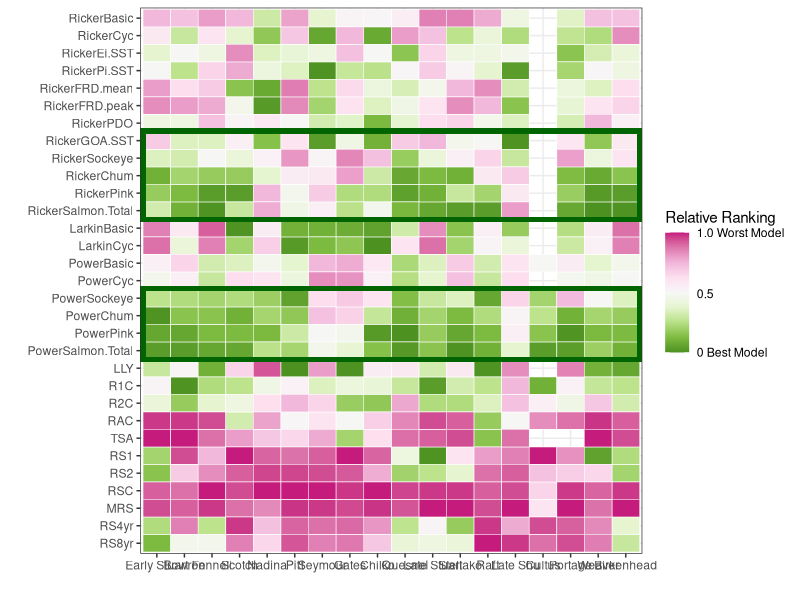

Write the R code that produced this figure. (Note: this script raises an error after producing the figure.)
## This program is used to create Ranking tables##
## and output to retro_all.csv
## questions about this code contract Yi Xu, yi.xu2@dfo-mpo.gc.ca
rm(list=ls())

library(tidyverse)
#setwd("C:/DFO-MPO/Work/Sockeye_paper/code")
#retro <-read_csv(here::here("data","retro_all_newmodels.csv"),show_col_types = FALSE)
retro <-read_csv("../data/retro_all_newmodels.csv",show_col_types = FALSE)
my_error <- function(obs,est,dev.type="all"){ #adpated from Gottfried code retro.pm.fun
  
  devs <- est-obs
  dev.logs <- log(est) - log(obs)
  n.devs <- sum(!is.na(devs)) 
  
  mre <- sum(devs,na.rm=TRUE)/n.devs ; mre.log <- sum(dev.logs,na.rm=TRUE)/n.devs
  mae <- sum(abs(devs),na.rm=TRUE)/n.devs ; mae.log <- sum(abs(dev.logs),na.rm=TRUE)/n.devs 
  mpe <- sum(devs/obs,na.rm=TRUE)/n.devs ; mpe.log <- sum(dev.logs/log(obs),na.rm=TRUE)/n.devs
  rmse <- sqrt(sum(devs^2,na.rm=TRUE)/n.devs); rmse.log <- sqrt(sum(dev.logs^2,na.rm=TRUE)/n.devs)
  
  retro.pm.out <- matrix(NA,nrow=2,ncol=4,dimnames=list(c("RawDev","DevLog"),c("MRE","MAE","MPE","RMSE")))
  
  retro.pm.out["RawDev",] <-  c(mre,mae,mpe,rmse)
  retro.pm.out["DevLog",] <-  c(mre.log,mae.log,mpe.log,rmse.log)
  
  if(dev.type != "all"){ retro.pm.out <- retro.pm.out[dev.type,] }
  
  return(retro.pm.out[1,])
  
}

# pname<-c( "Early Stuart", "Late Stuart","Stellako",
#           "Bowron","Raft","Quesnel", "Chilko","Seymour",
#           "Late Shuswap", "Birkenhead","Cultus","Portage",
#           "Weaver" ,"Upper Barriere(Fennell)","Scotch",
#           "Gates","Nadina","Pitt")#,"Harrison")
pname<-c( "Early Stuart", "Late Stuart","Stellako",
          "Bowron","Raft","Quesnel", "Chilko","Seymour",
          "Late Shu", "Birkenhead","Cultus","Portage",
          "Weaver" ,"Fennell","Scotch",
          "Gates","Nadina","Pitt")#,"Harrison")
pname_tb <-tibble(pname = pname, pop = 1: 18)
age_spec <-c(4,5,99)
tb <- tibble()
for (ipop in 1:18){
  for (j in 3:3){ #age
    pop <- retro %>% filter(popID==ipop&retyr%in%2009:2020) %>% mutate(obs=obs/1e6)
    if(ipop==19) { 
      pop$age[pop$model=="sibling5"]<-4
      pop$model[pop$model=="sibling5"]<-"sibling4"}
    
    uniq_models <-unique(pop$model)
    
    
    for (k in 1:1){
      if(k==1) yr_select<-2009:2020
      if(k==2) yr_select<-seq(2018,2009,-4)
      if(k==3) yr_select<-c(2009,2011:2013,2015:2017,2019:2020)
      
      yrname<-case_when(k==1 ~ "Allyrs",
                        k==2 ~ "cycyrs",
                        k==3 ~ "otheryrs")
      pop_select <- pop %>% filter(retyr%in%yr_select)
      out<-NULL
          for (i in 1:length(uniq_models)){
            tmp <- pop_select %>%
              filter(age==age_spec[j]&model==uniq_models[i])
            if(nrow(tmp)>=1) out <- bind_rows(out,as_tibble_row(my_error(tmp$obs,tmp$p50)) %>% mutate(model=uniq_models[i]))
          }
    
          pop_rank <- out %>%
            select(model,MRE,MAE,MPE,RMSE) %>%
            # mutate(MRE=round(MRE*1e3)/1e3,
            #        MAE=round(MAE*1e3)/1e3,
            #        MPE=round(MPE*1e3)/1e3,
            #        RMSE=round(RMSE*1e3)/1e3) %>%
            mutate(MRE_rank=rank(abs(MRE)),
                   MAE_rank=rank(abs(MAE)),
                   MPE_rank=rank(abs(MPE)),
                   RMSE_rank=rank(RMSE),
                   average=(MRE_rank+MAE_rank+MPE_rank+RMSE_rank)/4,
                   Overall_rank=rank(average,ties.method="first")) %>%
            mutate(pop = ipop, age = age_spec[j]) %>%
            mutate(rel_rank_RMSE = RMSE_rank/n(),
                   rel_rank_all = Overall_rank/n()) %>%
            arrange(Overall_rank)
          tb <- bind_rows(tb,pop_rank)
          #fn<-paste0("retro_",pname[ipop],"_age_",age_spec[j],"newmodels_",yrname,".csv")
          
          #fn<-paste0("ranking_tables/retro_",pname[ipop],"_age_",age_spec[j],".csv")
          #write_csv(pop_rank,file = fn)
    } #end k of select years
  } # end j with age
} # end ipop population ID


write_csv(tb,file = "../data/organize_retro.csv")

# new <- tb %>%
#        select(pop, model, rel_rank_all) %>%
#        pivot_wider(names_from = pop, values_from = rel_rank_all)
library(ggplot2)
library(RColorBrewer)
cols <- rev(brewer.pal(9, 'PiYG'))#'RdYlBu'))
# ggplot(tb,aes(x = pop, y = model, fill = rel_rank_all)) +
#   geom_tile(colour = "white", size = 0.2) +
#   scale_fill_gradientn(colours = cols) +
#   theme_bw()
# ggsave("raw_rank_all.png", h = 11, w = 7)

model_level <- c("RickerBasic","RickerCyc",
                 "RickerEi.SST","RickerPi.SST","RickerFRD.mean","RickerFRD.peak","RickerPDO",
                 "RickerGOA.SST","RickerSockeye","RickerChum","RickerPink","RickerSalmon.Total",
                 "LarkinBasic", "LarkinCyc","PowerBasic","PowerCyc",#"PowerPi",
                 "PowerSockeye","PowerChum" ,"PowerPink","PowerSalmon.Total",
                 "LLY","R1C","R2C","RAC","TSA","RS1","RS2","RSC","MRS","RS4yr","RS8yr")
pop_level <-pname[c(1,4,14,15,17,18,8,16,7,6,2,3,5,9,11,12,13,10)]


new <- tb %>%
  mutate(model = replace(model, model=="RickerPi","RickerPi.SST"),
         model = replace(model, model=="RickerEi","RickerEi.SST"),
         model = replace(model, model=="RickerFRDMean","RickerFRD.mean"),
         model = replace(model, model=="RickerFRDpeak","RickerFRD.peak"),
         model = replace(model, model=="RickerSalmon_Total","RickerSalmon.Total"),
         model = replace(model, model=="PowerSalmon_Total","PowerSalmon.Total"),
         
         model = replace(model, model=="RickerGOA.SST.Ann","RickerGOA.SST"),
         model = replace(model, model=="LarkinBasicCycAge","LarkinCyc"),
         model = replace(model, model=="PowerBasicCycAge","PowerCyc")) %>%
  mutate(model = replace(model, model=="PowerJuvChum"&pop==11,"PowerChum"),
         model = replace(model, model=="PowerJuvSockeye"&pop==11,"PowerSockeye"),
         model = replace(model, model=="PowerJuvPink"&pop==11,"PowerPink"),
         model = replace(model, model=="PowerJuvSalmon_Total"&pop==11,"PowerSalmon.Total"),
         model = replace(model, model=="PowerJuv"&pop==11,"PowerBasic"),
         model = replace(model, model=="RJ1"&pop==11,"R1C"),
         model = replace(model, model=="RJ2"&pop==11,"R2C"),
         model = replace(model, model=="RJC"&pop==11,"RAC")) %>%
  filter(!model %in% c("RickerGOA.SST.Sum",
                       "RickerGOA.SST.Win",
                       "RickerNPGO.Ann","RickerNPGO.Sum","RickerNPGO.Win")) %>%

       filter(model %in% model_level) %>%
       mutate(model=factor(model,levels=model_level)) %>%
       left_join(pname_tb, by = "pop")

# ggplot(new,aes(x = pname, y = model, fill = rel_rank_all)) +
#   geom_tile(colour = "white", size = 0.2) +
#   scale_fill_gradientn(colours = cols) +
#   theme_bw()


ggplot(new,aes(x = pname, y = model, fill = rel_rank_all)) +
  geom_tile(colour = "white", size = 0.2) +
  scale_fill_gradientn(colours = cols,name = "Relative Ranking",
                       breaks = c(min(new$rel_rank_all),0.5,1),labels = c("0 Best Model","0.5","1.0 Worst Model")) +
  theme_bw() +
  scale_y_discrete(limits = rev(model_level))+
  scale_x_discrete(limits = pop_level) +
  #geom_rect(aes(xmin = 0.5 , xmax = 18 + 0.5, ymin = 1 - 0.5, ymax = 11 + 0.35),
  # #         fill = "transparent", color ="#C51B7F", size = 1.5)+
  geom_rect(aes(xmin = 0.5 , xmax = 18 + 0.5, ymin = 12 - 0.5, ymax = 15 + 0.55),
            fill = "transparent", color = "darkgreen", size = 1.5)+
  geom_rect(aes(xmin = 0.5 , xmax = 18 + 0.5, ymin = 20 - 0.5, ymax = 24 + 0.55),
            fill = "transparent", color = "darkgreen", size = 1.5) +
  xlab("")+ylab("")
  #theme(axis.text.x = element_text(angle = 90, vjust = 0.5, hjust=1))
ggsave("../plot/plot_rank.png", h = 7, w = 13)

